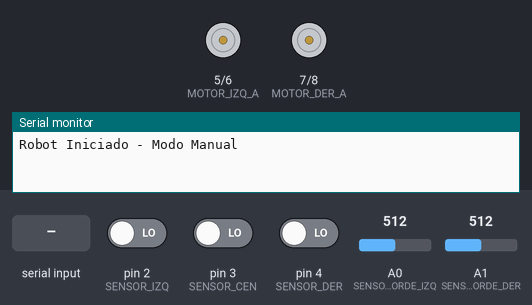
A sketch run on a simulated Arduino Uno, built with avr-gcc and run on an emulated ATmega328P. On the bench: motor-driver pin pairs drawn as motors (green arrow = first pin HIGH = forward, orange = second pin HIGH = backward, longer = more drive, scaled by the enable pin), the last lines printed to the serial monitor. The test bench sets the inputs (shaded band); at power-on: pin 3 (SENSOR_CEN) LOW, pin 2 (SENSOR_IZQ) LOW, pin 4 (SENSOR_DER) LOW, A0 (SENSOR_BORDE_IZQ) = 512, A1 (SENSOR_BORDE_DER) = 512.

Above: at 1.2 s.
1.3 s: "M2\n" received over Serial
At 1.45 s:
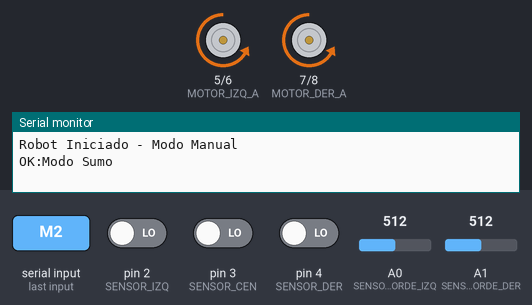
4.3 s: "M1\n" received over Serial
5.8 s: "V90\n" received over Serial
At 6.8 s:
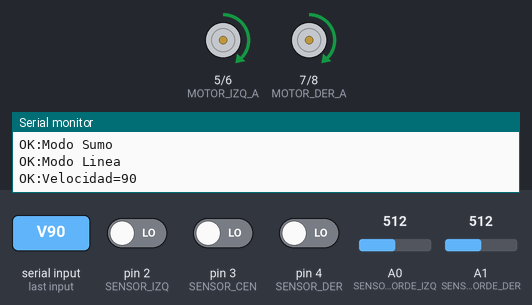
7.3 s: pin 3 (SENSOR_CEN) driven HIGH
At 7.9 s:
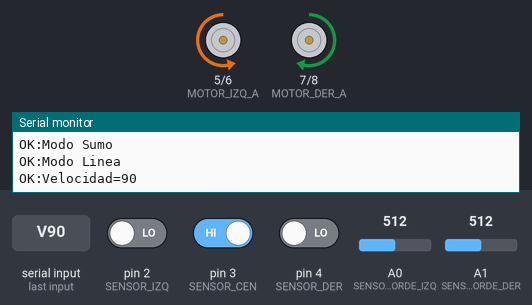
8.8 s: "M2\n" received over Serial
At 8.95 s:
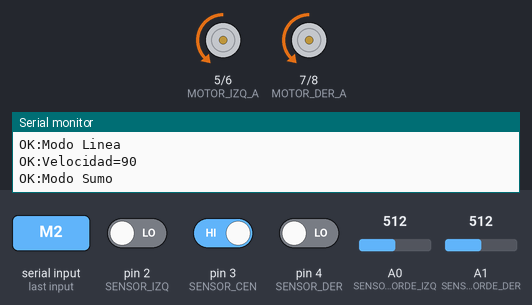
11.8 s: "V,45\n" received over Serial
Timing chart, 0 to 15.8 s (numbered marks = the images above; inputs shaded):
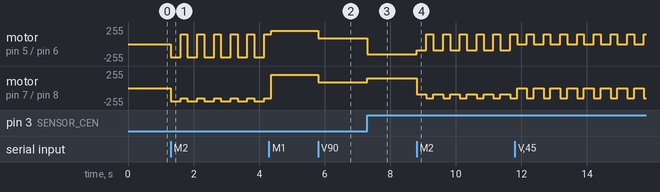

The sketch:

robot_arduino.ino
```cpp
/*
 * Robot de Competición - Control Arduino
 * Modos: Seguimiento de Línea, Sumo, Control Manual
 * Control: Bluetooth (HC-05/HC-06)
 */

// ===== CONFIGURACIÓN DE PINES =====
// Motor Izquierdo
#define MOTOR_IZQ_A 5   // IN1
#define MOTOR_IZQ_B 6   // IN2
#define MOTOR_IZQ_PWM 9 // ENA

// Motor Derecho
#define MOTOR_DER_A 7   // IN3
#define MOTOR_DER_B 8   // IN4
#define MOTOR_DER_PWM 10 // ENB

// Sensores IR para seguimiento de línea
#define SENSOR_IZQ 2
#define SENSOR_CEN 3
#define SENSOR_DER 4

// Sensor Ultrasónico para modo Sumo
#define TRIGGER_PIN 11
#define ECHO_PIN 12

// Sensor de borde (opcional para sumo)
#define SENSOR_BORDE_IZQ A0
#define SENSOR_BORDE_DER A1

// ===== VARIABLES GLOBALES =====
enum Modo {
  MANUAL,
  LINEA,
  SUMO
};

Modo modoActual = MANUAL;
int velocidadBase = 200;  // Velocidad base (0-255)
int velocidadGiro = 150;  // Velocidad para giros

// ===== SETUP =====
void setup() {
  // Inicializar comunicación serial (Bluetooth)
  Serial.begin(9600);

  // Configurar pines de motores
  pinMode(MOTOR_IZQ_A, OUTPUT);
  pinMode(MOTOR_IZQ_B, OUTPUT);
  pinMode(MOTOR_IZQ_PWM, OUTPUT);
  pinMode(MOTOR_DER_A, OUTPUT);
  pinMode(MOTOR_DER_B, OUTPUT);
  pinMode(MOTOR_DER_PWM, OUTPUT);

  // Configurar sensores IR
  pinMode(SENSOR_IZQ, INPUT);
  pinMode(SENSOR_CEN, INPUT);
  pinMode(SENSOR_DER, INPUT);

  // Configurar sensor ultrasónico
  pinMode(TRIGGER_PIN, OUTPUT);
  pinMode(ECHO_PIN, INPUT);

  // Configurar sensores de borde
  pinMode(SENSOR_BORDE_IZQ, INPUT);
  pinMode(SENSOR_BORDE_DER, INPUT);

  detenerMotores();

  Serial.println("Robot Iniciado - Modo Manual");
}

// ===== LOOP PRINCIPAL =====
void loop() {
  // Leer comandos Bluetooth
  if (Serial.available() > 0) {
    procesarComando();
  }

  // Ejecutar lógica según modo actual
  switch (modoActual) {
    case MANUAL:
      // En modo manual, solo responde a comandos
      break;

    case LINEA:
      seguirLinea();
      break;

    case SUMO:
      modoSumo();
      break;
  }

  delay(10);
}

// ===== PROCESAMIENTO DE COMANDOS =====
void procesarComando() {
  String comando = Serial.readStringUntil('\n');
  comando.trim();

  // Comandos de movimiento (modo manual)
  if (comando == "F") {
    avanzar();
    Serial.println("OK:Avanzar");
  }
  else if (comando == "B") {
    retroceder();
    Serial.println("OK:Retroceder");
  }
  else if (comando == "L") {
    girarIzquierda();
    Serial.println("OK:Izquierda");
  }
  else if (comando == "R") {
    girarDerecha();
    Serial.println("OK:Derecha");
  }
  else if (comando == "S") {
    detenerMotores();
    Serial.println("OK:Stop");
  }

  // Comandos de cambio de modo
  else if (comando == "M1") {
    modoActual = LINEA;
    Serial.println("OK:Modo Linea");
  }
  else if (comando == "M2") {
    modoActual = SUMO;
    Serial.println("OK:Modo Sumo");
  }
  else if (comando == "M3") {
    modoActual = MANUAL;
    detenerMotores();
    Serial.println("OK:Modo Manual");
  }

  // Comandos de configuración
  else if (comando.startsWith("V")) {
    // Cambiar velocidad: V150
    int vel = comando.substring(1).toInt();
    if (vel >= 0 && vel <= 255) {
      velocidadBase = vel;
      Serial.println("OK:Velocidad=" + String(vel));
    }
  }
  else {
    Serial.println("ERROR:Comando desconocido");
  }
}

// ===== FUNCIONES DE MOVIMIENTO =====
void avanzar() {
  // Motor izquierdo adelante
  digitalWrite(MOTOR_IZQ_A, HIGH);
  digitalWrite(MOTOR_IZQ_B, LOW);
  analogWrite(MOTOR_IZQ_PWM, velocidadBase);

  // Motor derecho adelante
  digitalWrite(MOTOR_DER_A, HIGH);
  digitalWrite(MOTOR_DER_B, LOW);
  analogWrite(MOTOR_DER_PWM, velocidadBase);
}

void retroceder() {
  // Motor izquierdo atrás
  digitalWrite(MOTOR_IZQ_A, LOW);
  digitalWrite(MOTOR_IZQ_B, HIGH);
  analogWrite(MOTOR_IZQ_PWM, velocidadBase);

  // Motor derecho atrás
  digitalWrite(MOTOR_DER_A, LOW);
  digitalWrite(MOTOR_DER_B, HIGH);
  analogWrite(MOTOR_DER_PWM, velocidadBase);
}

void girarIzquierda() {
  // Motor izquierdo atrás
  digitalWrite(MOTOR_IZQ_A, LOW);
  digitalWrite(MOTOR_IZQ_B, HIGH);
  analogWrite(MOTOR_IZQ_PWM, velocidadGiro);

  // Motor derecho adelante
  digitalWrite(MOTOR_DER_A, HIGH);
  digitalWrite(MOTOR_DER_B, LOW);
  analogWrite(MOTOR_DER_PWM, velocidadGiro);
}

void girarDerecha() {
  // Motor izquierdo adelante
  digitalWrite(MOTOR_IZQ_A, HIGH);
  digitalWrite(MOTOR_IZQ_B, LOW);
  analogWrite(MOTOR_IZQ_PWM, velocidadGiro);

  // Motor derecho atrás
  digitalWrite(MOTOR_DER_A, LOW);
  digitalWrite(MOTOR_DER_B, HIGH);
  analogWrite(MOTOR_DER_PWM, velocidadGiro);
}

void detenerMotores() {
  digitalWrite(MOTOR_IZQ_A, LOW);
  digitalWrite(MOTOR_IZQ_B, LOW);
  analogWrite(MOTOR_IZQ_PWM, 0);

  digitalWrite(MOTOR_DER_A, LOW);
  digitalWrite(MOTOR_DER_B, LOW);
  analogWrite(MOTOR_DER_PWM, 0);
}

// ===== MODO SEGUIMIENTO DE LÍNEA =====
void seguirLinea() {
  int izq = digitalRead(SENSOR_IZQ);
  int cen = digitalRead(SENSOR_CEN);
  int der = digitalRead(SENSOR_DER);

  // Lógica: 0 = línea negra detectada, 1 = superficie blanca

  if (cen == 0) {
    // Línea en el centro - avanzar recto
    avanzar();
  }
  else if (izq == 0) {
    // Línea a la izquierda - girar izquierda
    girarIzquierda();
  }
  else if (der == 0) {
    // Línea a la derecha - girar derecha
    girarDerecha();
  }
  else {
    // No detecta línea - buscar (girar lentamente)
    girarDerecha();
  }
}

// ===== MODO SUMO =====
void modoSumo() {
  // Verificar sensores de borde primero (evitar salir del ring)
  int bordeIzq = analogRead(SENSOR_BORDE_IZQ);
  int bordeDer = analogRead(SENSOR_BORDE_DER);

  // Si detecta borde blanco (valor alto), retroceder y girar
  if (bordeIzq > 500 || bordeDer > 500) {
    retroceder();
    delay(300);
    girarDerecha();
    delay(200);
    return;
  }

  // Medir distancia al oponente
  long distancia = medirDistancia();

  if (distancia > 0 && distancia < 50) {
    // Oponente detectado - atacar
    avanzar();
  }
  else {
    // Buscar oponente - girar lentamente
    digitalWrite(MOTOR_IZQ_A, HIGH);
    digitalWrite(MOTOR_IZQ_B, LOW);
    analogWrite(MOTOR_IZQ_PWM, 100);

    digitalWrite(MOTOR_DER_A, HIGH);
    digitalWrite(MOTOR_DER_B, LOW);
    analogWrite(MOTOR_DER_PWM, 80);
  }
}

// ===== SENSOR ULTRASÓNICO =====
long medirDistancia() {
  digitalWrite(TRIGGER_PIN, LOW);
  delayMicroseconds(2);
  digitalWrite(TRIGGER_PIN, HIGH);
  delayMicroseconds(10);
  digitalWrite(TRIGGER_PIN, LOW);

  long duracion = pulseIn(ECHO_PIN, HIGH, 30000); // Timeout 30ms
  long distancia = duracion * 0.034 / 2; // Convertir a cm

  return distancia;
}
```

Measured:
- after the input at 1.3 s, motor on pin 5 (MOTOR_IZQ_A) / pin 6 (MOTOR_IZQ_B): alternates backward 200/255 for 0.30 s and forward 150/255 for 0.21 s, starting at once; motor on pin 7 (MOTOR_DER_A) / pin 8 (MOTOR_DER_B): alternates backward 200/255 for 0.30 s and backward 150/255 for 0.21 s, starting at once
- after the input at 5.8 s, motor on pin 5 (MOTOR_IZQ_A) / pin 6 (MOTOR_IZQ_B), motor on pin 7 (MOTOR_DER_A) / pin 8 (MOTOR_DER_B): forward 200/255 → forward 90/255 at once
- after the input at 7.3 s, motor on pin 5 (MOTOR_IZQ_A) / pin 6 (MOTOR_IZQ_B): forward 90/255 → backward 150/255 at once; motor on pin 7 (MOTOR_DER_A) / pin 8 (MOTOR_DER_B): forward 90/255 → forward 150/255 at once
- after the input at 8.8 s, motor on pin 5 (MOTOR_IZQ_A) / pin 6 (MOTOR_IZQ_B): alternates forward 150/255 for 0.21 s and backward 90/255 for 0.30 s, starting at once; motor on pin 7 (MOTOR_DER_A) / pin 8 (MOTOR_DER_B): alternates backward 150/255 for 0.21 s and backward 90/255 for 0.30 s, starting at once
